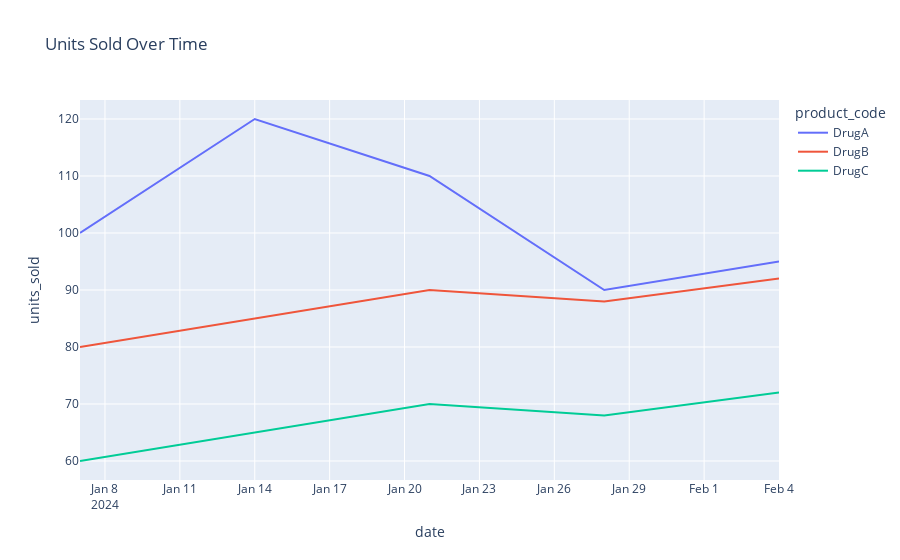

Source (notebook cell):
### Markdown cell above
## 4. Sales Trends Visualization

Interactive line chart of units sold over time for each product.

### Code cell
fig = px.line(sales_long, x='date', y='units_sold', color='product_code', title='Units Sold Over Time')
fig.show()

### Figure 1 — Plotly figure (JSON) as saved in the notebook; plotly's stock layout.template omitted (floating-point values rounded to 4 significant figures)
{"data": [{"hovertemplate": "product_code=DrugA<br>date=%{x}<br>units_sold=%{y}<extra></extra>", "legendgroup": "DrugA", "line": {"color": "#636efa", "dash": "solid"}, "marker": {"symbol": "circle"}, "mode": "lines", "name": "DrugA", "orientation": "v", "showlegend": true, "type": "scatter", "x": ["2024-01-07T00:00:00.000000000", "2024-01-14T00:00:00.000000000", "2024-01-21T00:00:00.000000000", "2024-01-28T00:00:00.000000000", "2024-02-04T00:00:00.000000000"], "xaxis": "x", "y": [100, 120, 110, 90, 95], "yaxis": "y"}, {"hovertemplate": "product_code=DrugB<br>date=%{x}<br>units_sold=%{y}<extra></extra>", "legendgroup": "DrugB", "line": {"color": "#EF553B", "dash": "solid"}, "marker": {"symbol": "circle"}, "mode": "lines", "name": "DrugB", "orientation": "v", "showlegend": true, "type": "scatter", "x": ["2024-01-07T00:00:00.000000000", "2024-01-14T00:00:00.000000000", "2024-01-21T00:00:00.000000000", "2024-01-28T00:00:00.000000000", "2024-02-04T00:00:00.000000000"], "xaxis": "x", "y": [80, 85, 90, 88, 92], "yaxis": "y"}, {"hovertemplate": "product_code=DrugC<br>date=%{x}<br>units_sold=%{y}<extra></extra>", "legendgroup": "DrugC", "line": {"color": "#00cc96", "dash": "solid"}, "marker": {"symbol": "circle"}, "mode": "lines", "name": "DrugC", "orientation": "v", "showlegend": true, "type": "scatter", "x": ["2024-01-07T00:00:00.000000000", "2024-01-14T00:00:00.000000000", "2024-01-21T00:00:00.000000000", "2024-01-28T00:00:00.000000000", "2024-02-04T00:00:00.000000000"], "xaxis": "x", "y": [60, 65, 70, 68, 72], "yaxis": "y"}], "layout": {"legend": {"title": {"text": "product_code"}, "tracegroupgap": 0}, "title": {"text": "Units Sold Over Time"}, "xaxis": {"anchor": "y", "domain": [0, 1], "title": {"text": "date"}}, "yaxis": {"anchor": "x", "domain": [0, 1], "title": {"text": "units_sold"}}}}
